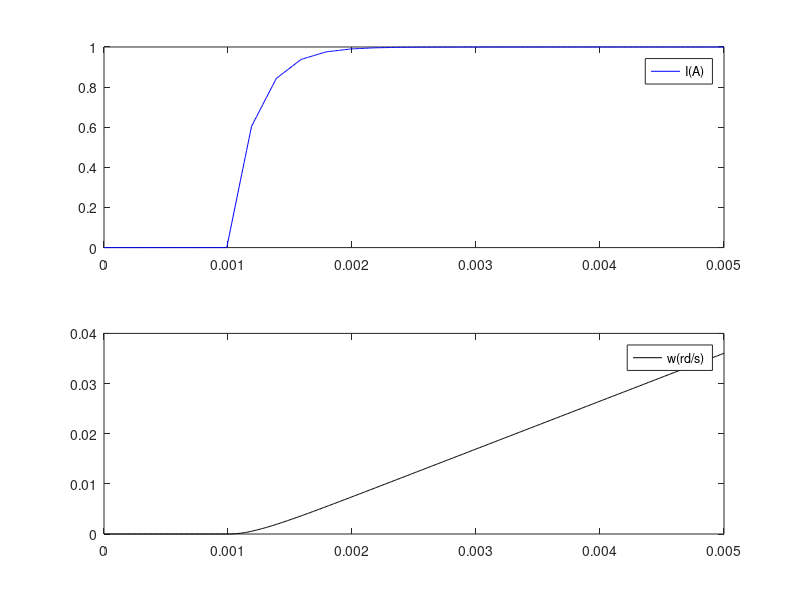
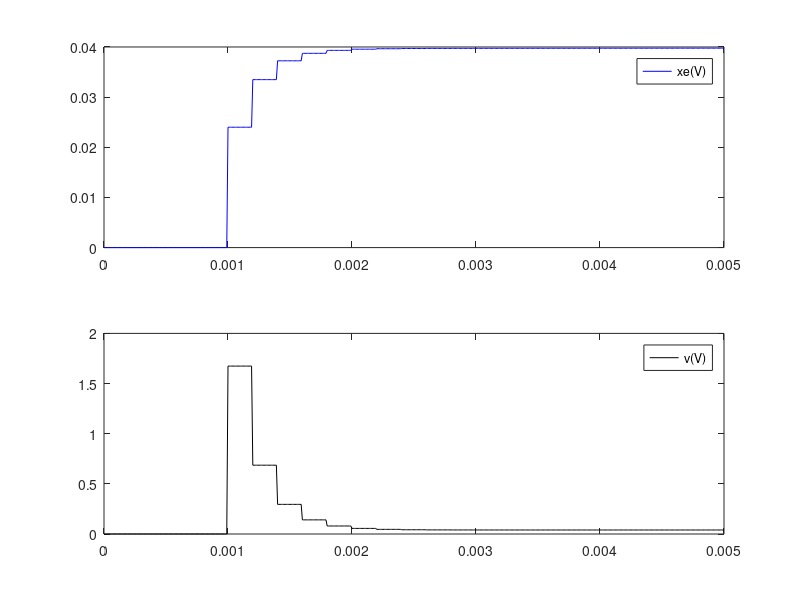

Reproduce these figures in MATLAB, in order.
%% Current control of a DC Motor
clc,clear all,close all
%% Parameters
R= 0.8; L = 0.011; k = 1.91; J =0.2; a= 1E-2; % frottement visqueux
Te=L/R;
Tem=J*R/k/k;
G=20;
Ts=0.2e-3; % 200 us

%% Current (I) PI Controller
tr=0.001; % temps de tep à 1 ms
Ti=Te;
Kp=3*R*Ti/G/tr;
Ki=Kp/Ti;
Ki_d=Ki*Ts;

%% initialization
tf=0.005; % final simulation time
dt=0.01e-3; % time step
tk=1; % array indice
Ntf=floor(tf/dt);

%% system variables
u=0; I=0; w=0; Iref=0;
xe=0; Flagtm=0;
Vlim=10; % maximum 200 V=10*G
Iref0 = 1; % step value
Cr0 = 0;

% initialization of arrays and
tt=zeros(1, Ntf); t=0;
It=zeros(1, Ntf); I=0.0; % Current
ut=zeros(1, Ntf);
wt=zeros(1, Ntf);
vt=zeros(1, Ntf);
xet=zeros(1, Ntf);
Cet=zeros(1, Ntf);

%%DC Motor simulation with current control
%Integral part (xe) and voltage at the output of the PI controller
while (t<tf) %% while loop
    if t>=0.001 % at 1 ms, ther is z stre
        Iref=Iref0;
    end
    %% MODULULO to have an execution at a different sampling period
    tm100=t-(Ts*floor(t/Ts));
    if(tm100>dt) Flagtm=0; end;
    if((tm100<=dt) && (Flagtm==0))
        Flagtm=1;
        % Controller
        e=Iref-I;
        xe=xe+Ki_d*e;
        v=Kp*e+xe;
    end;
    u=G*v;
    dI = (u-R*I)/L;
    %dI = (u-R*I-k*w)/L;
    Ce = k*I;
    dw = (Ce-a*w-Cr0)/J;
    % integration
    I = I + dI*dt;
    w = w + dw*dt;
    tt(tk)=t; %% array filling
    It(tk)=I;
    ut(tk)=u;
    wt(tk)=w;
    Cet(tk)=Ce;
    vt(tk)=v;
    xet(tk)=xe;
    t=t+dt;
    tk=tk+1; % array indice
end % while end
%% plot results
figure(1)
subplot(2,1,2),plot(tt, wt,'k');
legend('w(rd/s)');
subplot(2,1,1),plot(tt,It,'b');
legend('I(A)');
figure(2)
subplot(2,1,2),plot(tt, vt,'k');
legend('v(V)');
subplot(2,1,1),plot(tt,xet,'b');
legend('xe(V)');
